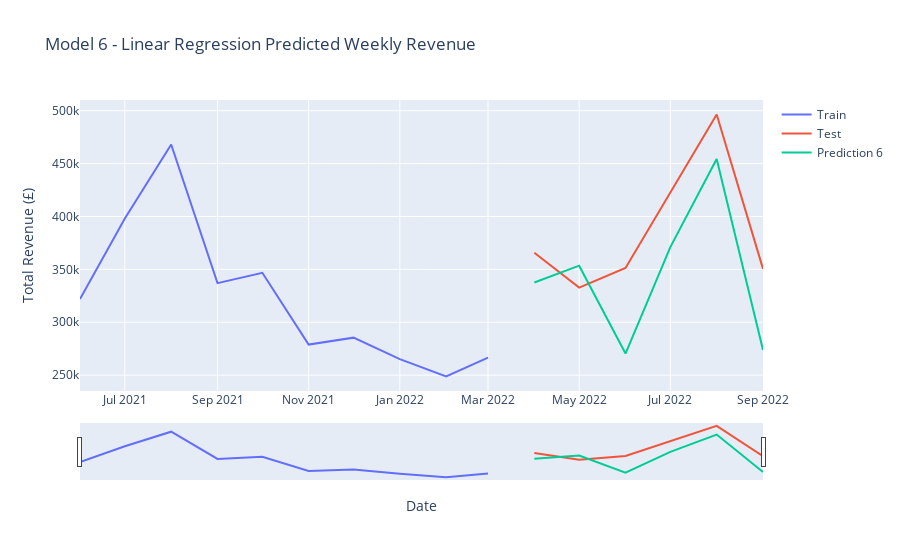

The notebook cell this image was saved under:
### Code cell
fig = go.Figure()
fig.add_trace(go.Scatter(x=train.index, 
                         y=train['Total_Revenue'], mode='lines', name='Train'))
fig.add_trace(go.Scatter(x=test.index, 
                         y=test['Total_Revenue'], mode='lines', name='Test'))
fig.add_trace(go.Scatter(x=test.index, 
                         y=prediction_6, mode='lines', name='Prediction 6'))

fig.update_xaxes(rangeslider_visible=True)
fig.update_layout(
    yaxis_title='Total Revenue (£)', 
    xaxis_title='Date',
    title='Model 6 - Linear Regression Predicted Weekly Revenue'
)
fig.show()

### Figure 1 — Plotly figure (JSON) as saved in the notebook; plotly's stock layout.template omitted (floating-point values rounded to 4 significant figures)
{"data": [{"mode": "lines", "name": "Train", "type": "scatter", "x": ["2021-06-01T00:00:00", "2021-07-01T00:00:00", "2021-08-01T00:00:00", "2021-09-01T00:00:00", "2021-10-01T00:00:00", "2021-11-01T00:00:00", "2021-12-01T00:00:00", "2022-01-01T00:00:00", "2022-02-01T00:00:00", "2022-03-01T00:00:00"], "y": [321900.0, 398000.0, 468121, 336900.0, 346800.0, 278900.0, 285400.0, 265100.0, 248700.0, 266600.0]}, {"mode": "lines", "name": "Test", "type": "scatter", "x": ["2022-04-01T00:00:00", "2022-05-01T00:00:00", "2022-06-01T00:00:00", "2022-07-01T00:00:00", "2022-08-01T00:00:00", "2022-09-01T00:00:00"], "y": [365700.0, 332800.0, 351300.0, 423000.0, 496400.0, 350500.0]}, {"mode": "lines", "name": "Prediction 6", "type": "scatter", "x": ["2022-04-01T00:00:00", "2022-05-01T00:00:00", "2022-06-01T00:00:00", "2022-07-01T00:00:00", "2022-08-01T00:00:00", "2022-09-01T00:00:00"], "y": [337600.0, 353500.0, 270400.0, 371100.0, 454400.0, 273800.0]}], "layout": {"title": {"text": "Model 6 - Linear Regression Predicted Weekly Revenue"}, "xaxis": {"rangeslider": {"visible": true}, "title": {"text": "Date"}}, "yaxis": {"title": {"text": "Total Revenue (£)"}}}}
